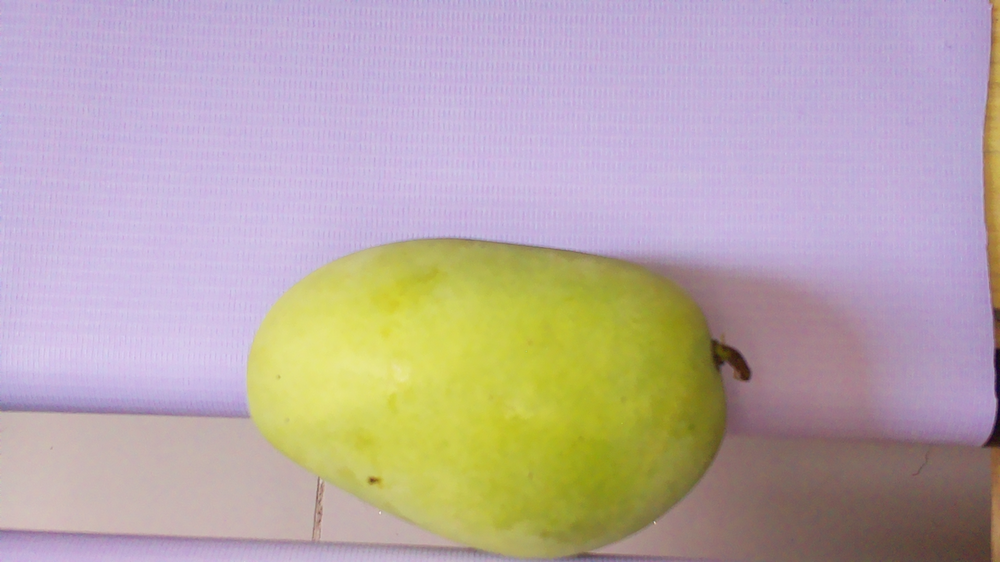
#> input picture cabat_code/sample_green.png, 1000 x 562 px, shrunk from 1920 x 1080 before the run
$ python get_size.py sample_green.png
#> lines starting #> are read from the running program, lines starting #| are printed output that depends on the picture; after the words box and inside, x2 and y2 are one past the last pixel; in counts of white or black regions, pixels touching at a corner belong together
#> further down, image is the input picture: shape (562, 1000, 3); mean B, G, R 168.1, 169.2, 184.7
import argparse
import numpy as np
import cv2
from math import sqrt

PX_to_CM = 7.44 # cm

def get_size(image_frame, calibrated_pxm):
	#This function returns Y dimension, X dimension, Area, midx, midy,
#> called with calibrated_pxm = 7.44
	gray = cv2.cvtColor(image_frame,
						cv2.COLOR_BGR2GRAY)
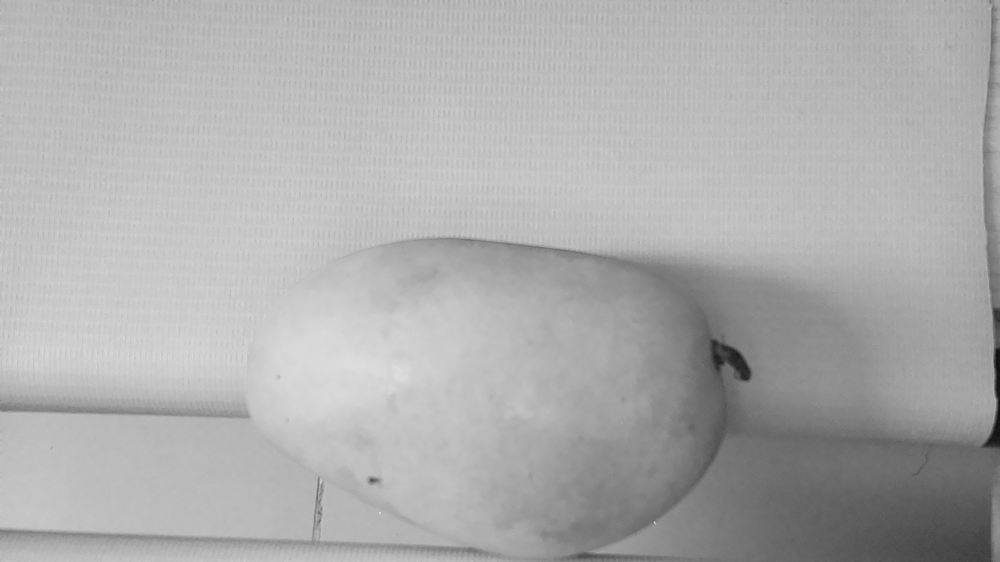
#> gray: shape (562, 1000); min 13, max 229, mean 173.7
	cv2.imwrite("gray.png", gray)
	gray = cv2.GaussianBlur(gray, (7, 7), 0)
	cv2.imwrite("gaussianblur.png", gray)
	# perform edge detection, then perform a dilation + erosion to
	# close gaps in between object edges
	canny = cv2.Canny(gray, 50, 100)
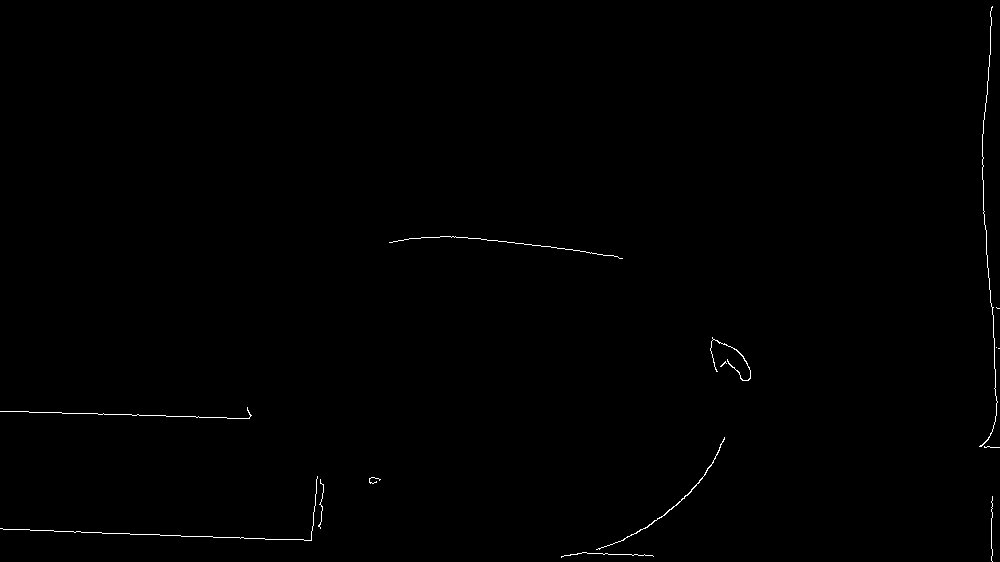
#> canny: shape (562, 1000); 0.35% white in thin lines or dots
	edged = cv2.dilate(canny, None, iterations=1)
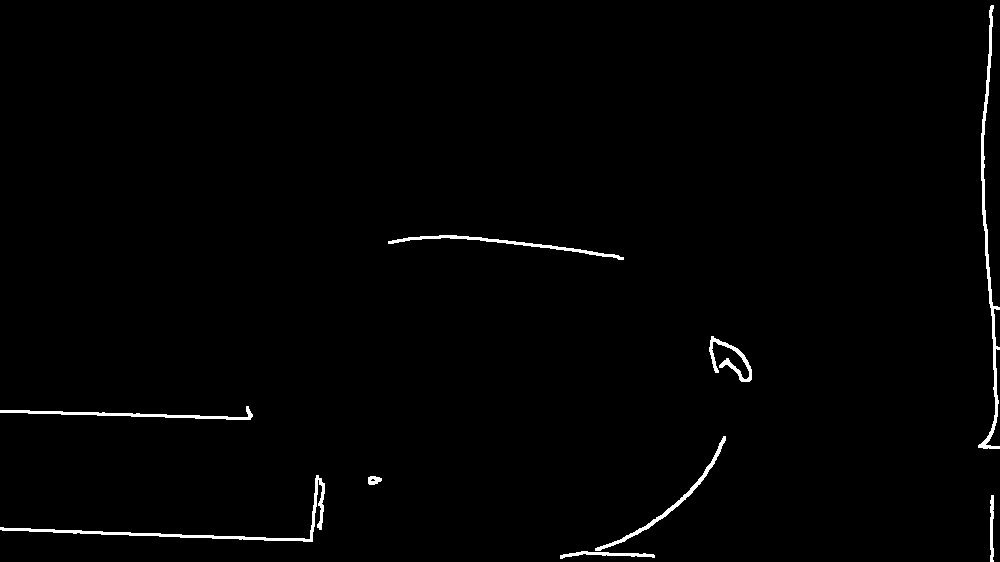
#> edged: shape (562, 1000); 1.1% white; 9 white regions, largest, box (x1, y1, x2, y2) and area: (978, 5, 1000, 449) 1534, (0, 475, 325, 542) 1365, (0, 406, 253, 420) 824
	edged = cv2.erode(edged, None, iterations=1)
#> edged: shape (562, 1000); 0.36% white in thin lines or dots

	#Find contours
	cnts, hierarchy = cv2.findContours(edged, cv2.RETR_EXTERNAL, cv2.CHAIN_APPROX_SIMPLE)
#> cnts = 11 contours, 7 with area under 20; largest, box (x1, y1, x2, y2) and area: (596, 437, 725, 550) 67, (710, 337, 751, 381) 50, (369, 477, 381, 484) 42, (979, 6, 1000, 448) 31

	#append contour into the area array
	areaArray = []
	for i, c in enumerate(cnts):
		area = cv2.contourArea(c)
		areaArray.append(area)
#> this loop made 11 passes
#> area on passes 4, 6, 9, 11: 42.5, 67, 50.5, 31
#> after the loop, areaArray = [7.5, 4.5, 7, 42.5, 3.5, 67, 12.5, 0, 50.5, 7, 31]


	sorteddata = sorted(zip(areaArray,cnts), key=lambda x: x[0], reverse=True)
#> sorteddata = 11 items

	#largest Contour
	c = sorteddata[0][1]
#> c = contour of 186 points, box (x1, y1, x2, y2) (596, 437, 725, 550), area 67
	x,y,w,h = cv2.boundingRect(c)
#> x = 596; y = 437; w = 129; h = 113

	#compute distance x and y
	dA = w
#> dA = 129
	dB = h
#> dB = 113

	# X,Y,Z parameters
	X = dA / calibrated_pxm
#> X = 17.34
	Y = dB / calibrated_pxm
#> Y = 15.19

	# X = X * 25.4
	# Y = Y * 25.4

	if X > Y:
		Y_ = X
#> Y_ = 17.34
		X_ = Y
#> X_ = 15.19
	else:
		Y_ = Y
		X_ = X

	return X_, Y_

if __name__ == '__main__':
    parser = argparse.ArgumentParser(description='Process image and size')
    parser.add_argument('image_path', help='Path to the image file')
    # parser.add_argument('size_value', type=float, help='Size value')

    args = parser.parse_args()
    image = cv2.imread(args.image_path)
    if image is None:
        print(f"Error: Could not load image from '{args.image_path}'!")
        exit(1)

    x, y = get_size(image, PX_to_CM)
#> x = 15.19; y = 17.34
    print(f"X Dimension (cm): {x:.2f}, Y Dimension (cm): {y:.2f}")
#| X Dimension (cm): 15.19, Y Dimension (cm): 17.34
    # get_size(args.image_path, args.size_value)
